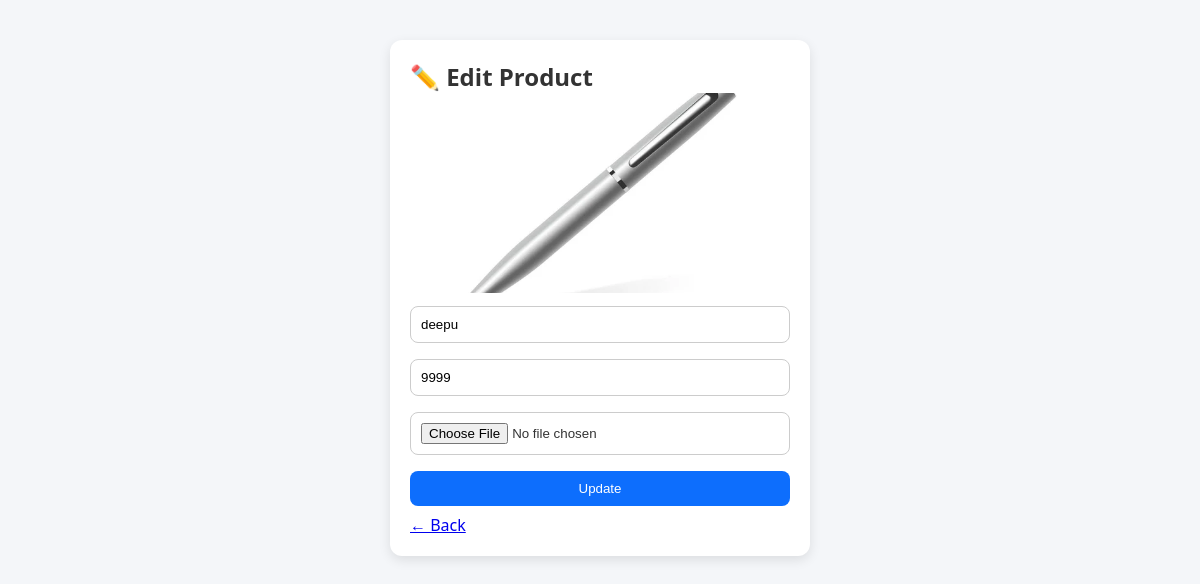
Page /app/admin_edit_product.php?id=4 (signed in) on the committed database.
### tables this page shows
CREATE TABLE `products` (
  `id` int(11) NOT NULL,
  `name` varchar(255) DEFAULT NULL,
  `price` int(11) DEFAULT NULL,
  `image` varchar(255) DEFAULT NULL
);

### app/admin_edit_product.php (the view, shortened to what this page needs)
<?php
include 'db.php';
$id = (int)($_GET['id'] ?? 0);
$stmt = $conn->prepare("SELECT * FROM products WHERE id=?");
$stmt->execute([$id]);
$product = $stmt->fetch(PDO::FETCH_ASSOC);
?>
<!DOCTYPE html>
<html>
<head>
    <link rel="stylesheet" href="style.css">
</head>
<body>
<div class="box">
    <h2>✏️ Edit Product</h2>
    <img src="uploads/<?= htmlspecialchars($product['image']) ?>">
    <form method="POST" enctype="multipart/form-data">
        <input type="text" name="name" value="<?= htmlspecialchars($product['name']) ?>" required>
        <input type="number" name="price" value="<?= htmlspecialchars($product['price']) ?>" required>
        <input type="file" name="image">
        <button>Update</button>
    </form>
    <a href="admin_products.php">← Back</a>
</div>
</body>
</html>

### app/style.css (style rules this page uses)
* { margin: 0; padding: 0; box-sizing: border-box; }
body { font-family: 'Segoe UI', sans-serif; background: #f4f6f9; color: #333; }

### app/admin_edit_product.php (style rules this page uses)
.box { max-width:420px;margin:40px auto;background:#fff;padding:20px;border-radius:12px;box-shadow:0 4px 12px rgba(0,0,0,.1) }
input,button { width:100%;padding:10px;margin:8px 0;border-radius:8px;border:1px solid #ccc }
button { background:#0d6efd;color:#fff;border:none }
img { width:100%;max-height:200px;object-fit:cover;border-radius:8px }

### rows in the picture
products: image (picture), name "deepu", price "9999"
